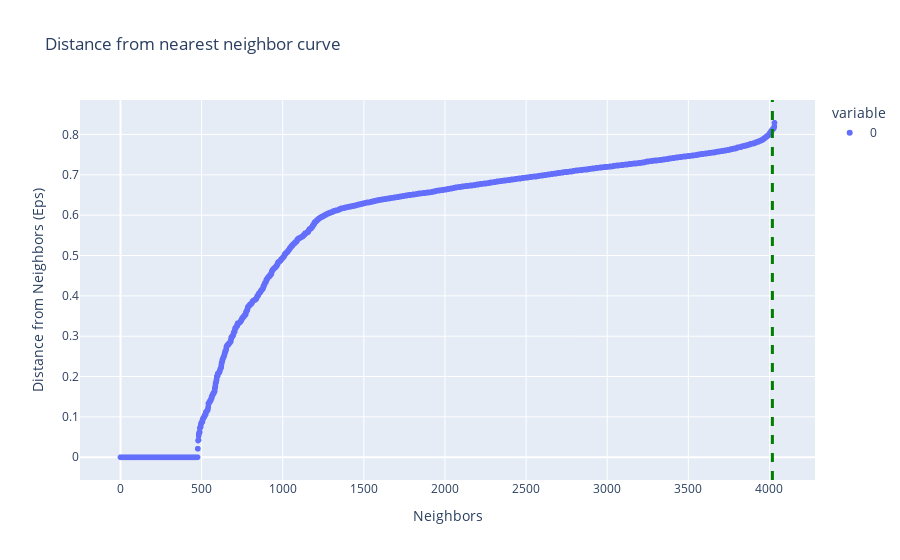

Notebook code for this chart:
### Code cell
PCAEps = findOptimalEps(PCAEncoded)
print(f'Optimal Eps for PCA labels is {PCAEps}')

### Figure 1 — Plotly figure (JSON) as saved in the notebook; plotly's stock layout.template omitted (floating-point values rounded to 4 significant figures; data arrays with more than 128 entries replaced by an {"elided": "..."} marker saying what was removed)
{"data": [{"hovertemplate": "variable=0<br>index=%{x}<br>value=%{y}<extra></extra>", "legendgroup": "0", "marker": {"color": "#636efa", "symbol": "circle"}, "mode": "markers", "name": "0", "showlegend": true, "type": "scattergl", "x": {"elided": "4032 int values"}, "xaxis": "x", "y": {"elided": "4032 float values"}, "yaxis": "y"}], "layout": {"legend": {"title": {"text": "variable"}, "tracegroupgap": 0}, "shapes": [{"line": {"color": "green", "dash": "dash", "width": 3}, "type": "line", "x0": 4018, "x1": 4018, "xref": "x", "y0": 0, "y1": 1, "yref": "y domain"}], "title": {"text": "Distance from nearest neighbor curve"}, "xaxis": {"anchor": "y", "domain": [0, 1], "title": {"text": "Neighbors"}}, "yaxis": {"anchor": "x", "domain": [0, 1], "title": {"text": "Distance from Neighbors (Eps)"}}}}
